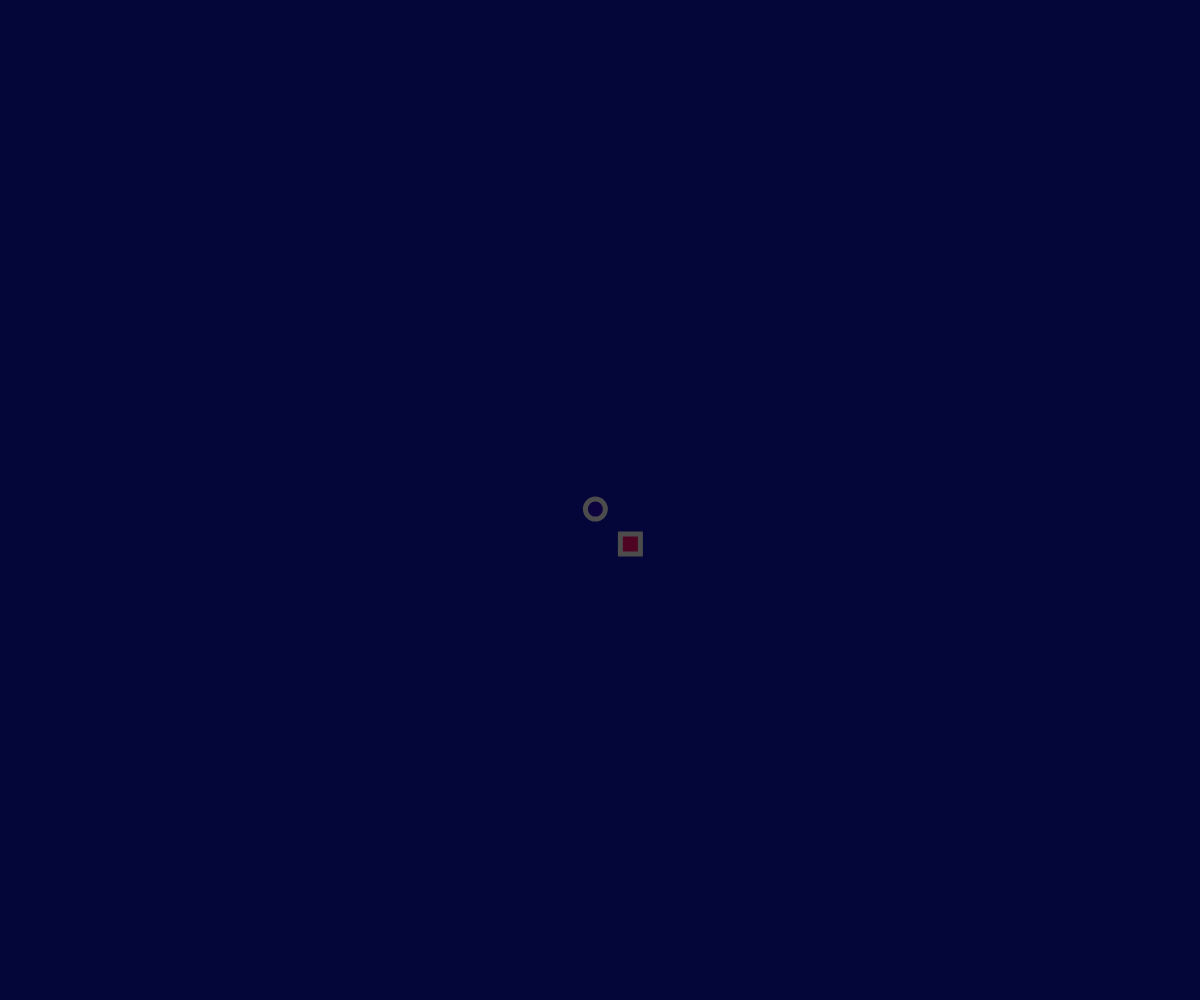
Frame 1 (no input)
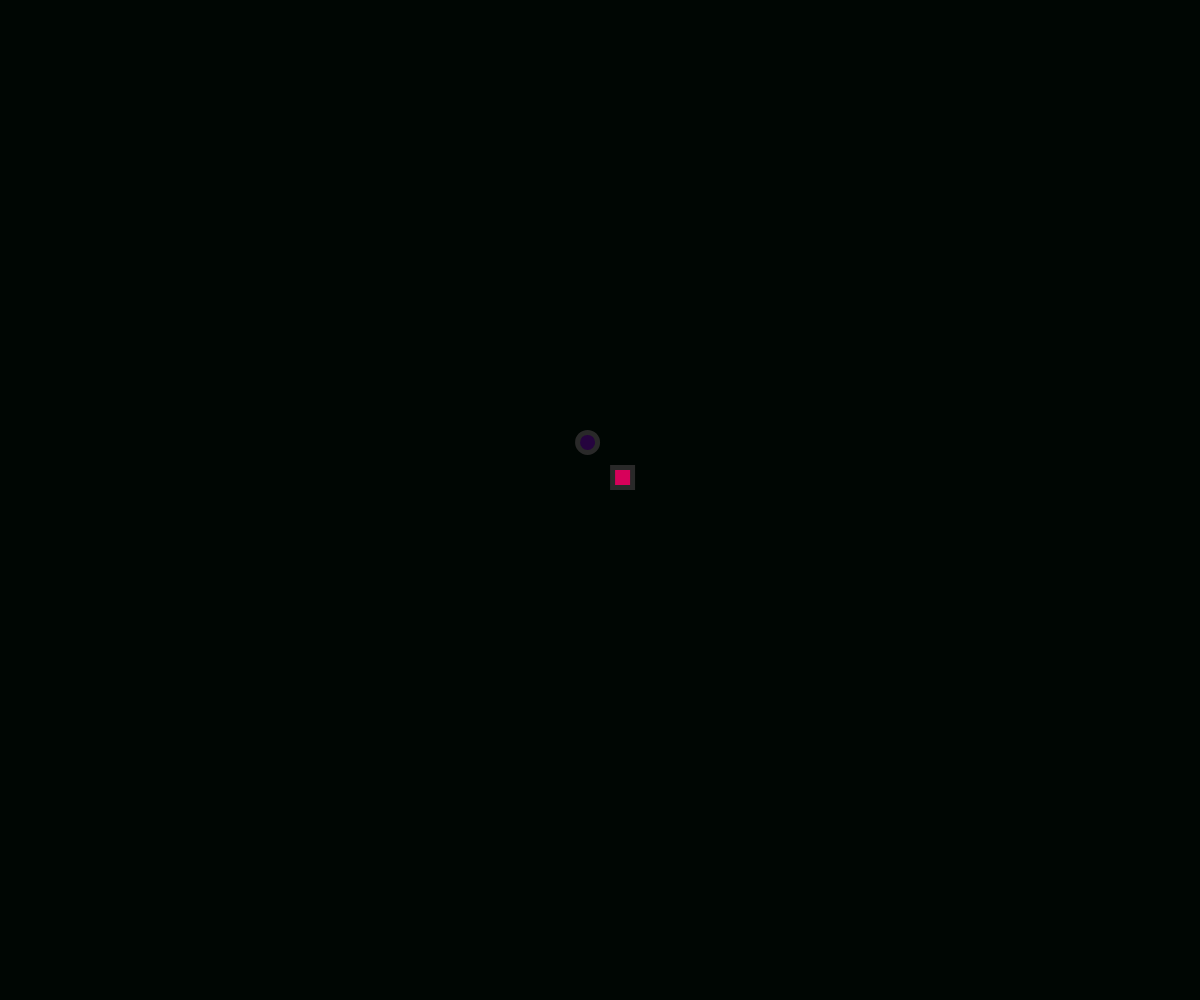
Frame 60 (no input)
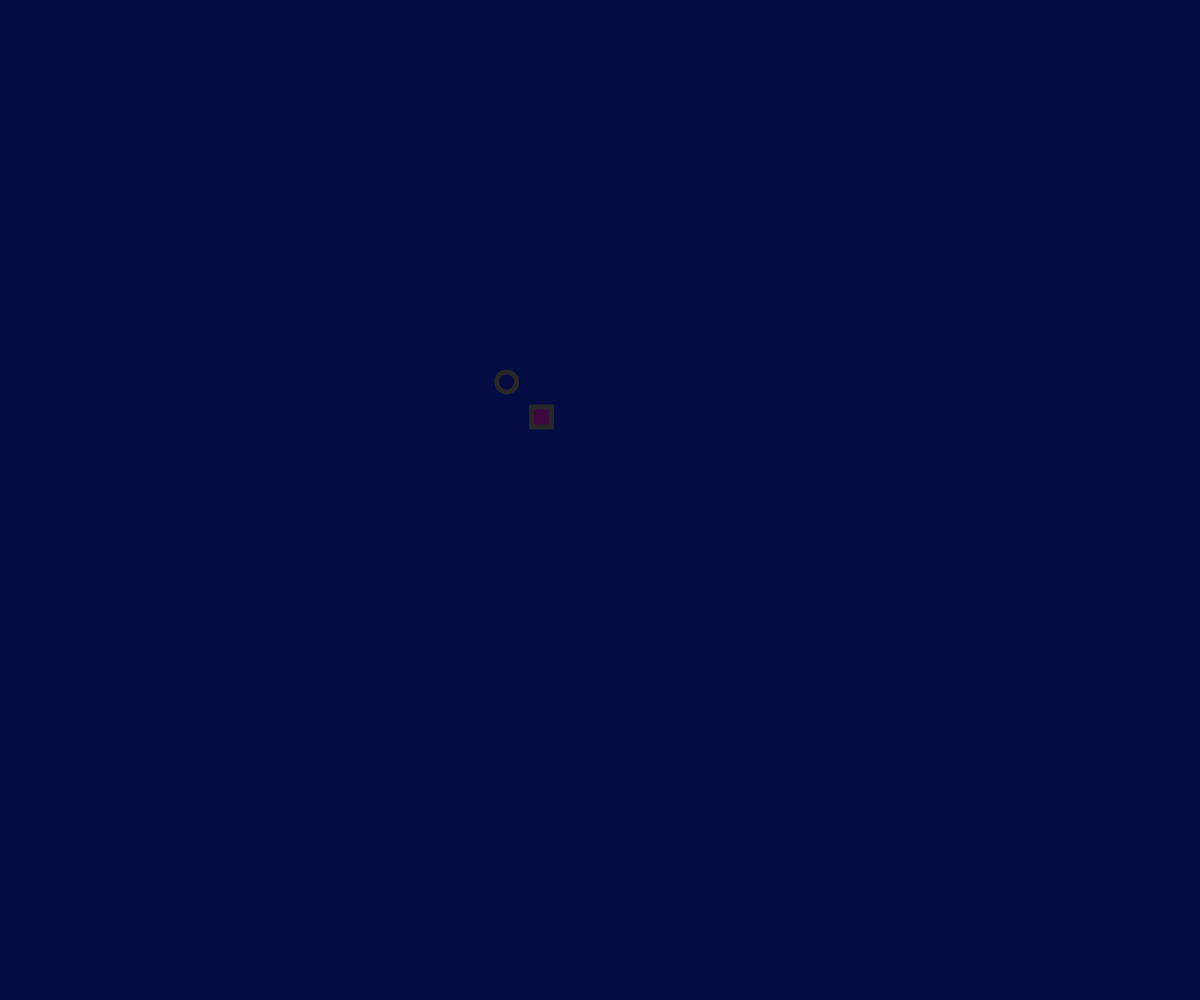
Frame 120 (the mouse pressed at the canvas centre since frame 60)

The p5.js sketch that drew these frames (run headless with seeded random() and noise() and a simulated clock; from frame 60 on, the mouse is pressed at the canvas centre):

// p5.js sketch
// ── sketch.js
let bubbles = [];

function setup() {
    createCanvas(windowWidth, windowHeight);
    let b = new Bubble(width/2, height/2, 10);
    bubbles.push(b);
}

function mouseDragged() {
    let r = random(15, 75);
    let b = new Bubble(mouseX, mouseY, r);
    bubbles.push(b);
}

function draw() {
    background(random(5), random(25), random(75));
    for (let i = 0; i < bubbles.length; i++) {
        bubbles[i].move();
        bubbles[i].show();
    }
}

class Bubble {
    constructor(x, y, r) {
        this.x = x;
        this.y = y;
        this.r = r;
    }

    move() {
        this.x = this.x + random(-15, 15);
        this.y = this.y + random(-15, 15);
    }

    show() {
        stroke(random(255));
        strokeWeight(5);
        fill(random(100), random(5), random(255), random(255));
        ellipse(this.x, this.y, this.r * 2);
        fill(random(255), random(5), random(100), random(255));
        rect(this.x+25, this.y+25, this.r * 2, this.r * 2);
    }
}
